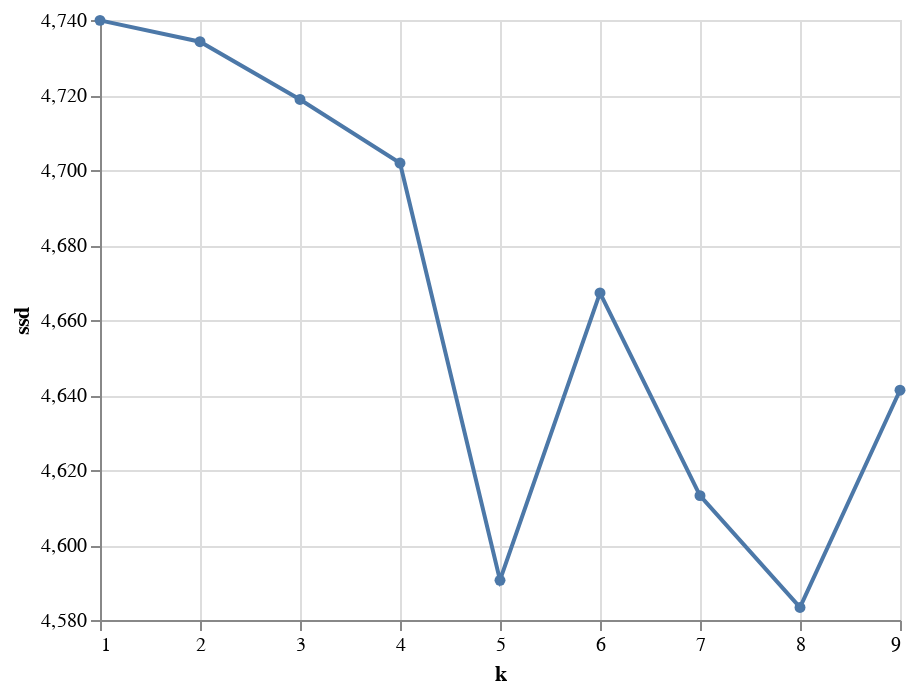

The notebook cell saved with this chart:
### Markdown cell above
Decidindo K

### Code cell
qualidade = pd.DataFrame(columns = ['k', 'ssd'])
for k in range(1, 10, 1):
    # kemans = KMeans(n_clusters=k, rantom_state=0)
    kmeans = MiniBatchKMeans(n_clusters=k, init_size=1024, batch_size=2048, random_state=20)
    kmeans.fit(vec_text)
    qualidade = qualidade.append({'k': k, 'ssd': kmeans.inertia_}, ignore_index=True)

alt.Chart(qualidade).mark_line(
    point=True
).encode(
    x = 'k',
    y = alt.Y('ssd', scale = alt.Scale(zero=False))
)

### Figure 1 — Vega-Lite specification as saved in the notebook (floating-point values rounded to 4 significant figures)
{"config": {"view": {"continuousWidth": 400, "continuousHeight": 300}}, "data": {"name": "data-2b06e0c5a390260e6bc0d9aaa2fc12a0"}, "mark": {"type": "line", "point": true}, "encoding": {"x": {"field": "k", "type": "quantitative"}, "y": {"field": "ssd", "scale": {"zero": false}, "type": "quantitative"}}, "$schema": "https://vega.github.io/schema/vega-lite/v4.17.0.json", "datasets": {"data-2b06e0c5a390260e6bc0d9aaa2fc12a0": [{"k": 1.0, "ssd": 4740.0}, {"k": 2.0, "ssd": 4734.0}, {"k": 3.0, "ssd": 4719.0}, {"k": 4.0, "ssd": 4702.0}, {"k": 5.0, "ssd": 4591.0}, {"k": 6.0, "ssd": 4667.0}, {"k": 7.0, "ssd": 4613.0}, {"k": 8.0, "ssd": 4583.0}, {"k": 9.0, "ssd": 4641.0}]}}
